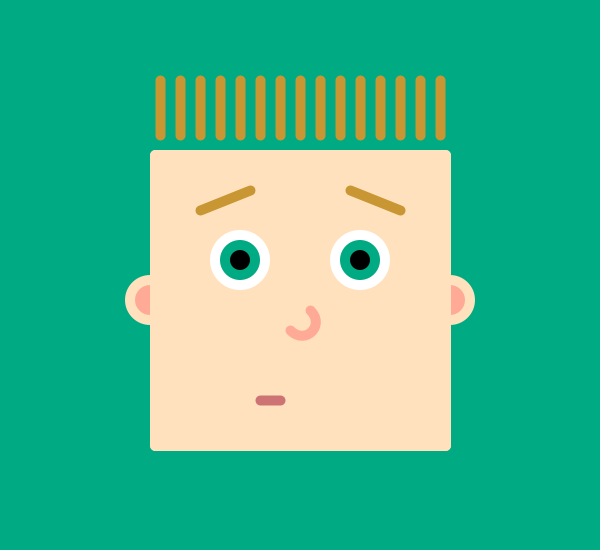
Frame 1 (no input)
Frame 60 (the mouse pressed at the canvas centre just before this capture): identical to frame 1, image omitted
Frame 120 (the mouse held since frame 60 and released just before this capture): identical to frame 1, image omitted

The Processing sketch that drew this single still picture (run headless with seeded random() and noise(); from frame 60 on, the mouse is pressed at the canvas centre):

// Processing sketch: processing_7639
// ── processing_7639.pde

void setup()
{
  size(600, 550);
  smooth();
}

void draw()
{
  background(0, 170, 130);
  
  //ears
  noStroke();
  fill(255, 225, 190);
  ellipse(150, 300, 50, 50);
  ellipse(450, 300, 50, 50);
  fill(255, 170, 150);
  ellipse(150, 300, 30, 30);
  ellipse(450, 300, 30, 30);
  
  //headphones
  if(mouseX > 120 && mouseX < 160)
  {
    if(mouseY > 270 && mouseY < 330)
    {
      noStroke();
      fill(0);
      ellipse(150, 300, 120, 120);
      ellipse(450, 300, 120, 120);
      strokeWeight(17);
      stroke(0);
      noFill();
      ellipse(300, 210, 350, 350);
    }
  }
   if(mouseX > 440 && mouseX < 480)
  {
    if(mouseY > 270 && mouseY < 330)
    {
      noStroke();
      fill(0);
      ellipse(150, 300, 120, 120);
      ellipse(450, 300, 120, 120);
      strokeWeight(17);
      stroke(0);
      noFill();
      ellipse(300, 210, 350, 350);
    }
  }
  
  //face
  noStroke();
  fill(255, 225, 190);
  rect(155, 155, 290, 290);
  strokeWeight(11);
  stroke(255, 225, 190);
  line(155, 155, 445, 155);
  line(445, 155, 445, 445);
  line(445, 445, 155, 445);
  line(155, 445, 155, 155);
  
  //mouth
  strokeWeight(10);
  stroke(205, 115, 115);
  line(260, 400, 280, 400);
  
  //smile
  if(mouseX > 250 && mouseX < 290)
  {
    if(mouseY > 390 && mouseY < 410)
    {
      strokeWeight(11);
      stroke(255, 225, 190);
      line(260, 400, 280, 400);
      strokeWeight(10);
      stroke(205, 115, 115);
      bezier(200, 350, 220, 420, 350, 400, 350, 400);
    }
  }
  
  //eyes open
  noStroke();
  fill(255);
  ellipse(240, 260, 60, 60);
  ellipse(360, 260, 60, 60);
  fill(0, 170, 130);
  ellipse(240, 260, 40, 40);
  ellipse(360, 260, 40, 40);
  noStroke();
  fill(0);
  ellipse(240, 260, 20, 20);
  ellipse(360, 260, 20, 20);
  
  //left eye closed
  if(mouseX > 210 && mouseX < 270)
  {
    if(mouseY > 230 && mouseY < 290)
    {
      noStroke();
      fill(255, 225, 190);
      ellipse(240, 260, 61, 61);
      strokeWeight(10);
      stroke(0);
      noFill();
      bezier(210, 260, 210, 305, 270, 305, 270, 260);
    }
  }
  
  //right eye closed
  if(mouseX > 330 && mouseX < 390)
  {
    if(mouseY > 230 && mouseY < 290)
    {
      noStroke();
      fill(255, 225, 190);
      ellipse(360, 260, 61, 61);
      strokeWeight(10);
      stroke(0);
      noFill();
      bezier(330, 260, 330, 305, 390, 305, 390, 260);
    }
  }
  
  //eyebrows
  strokeWeight(10);
  stroke(200, 150, 50);
  line(200, 210, 250, 190);
  line(350, 190, 400, 210);
  
  //left eyebrow raised
  if(mouseX > 190 && mouseX < 260)
  {
    if(mouseY > 180 && mouseY < 220)
    {
      strokeWeight(11);
      stroke(255, 225, 190);
      line(200, 210, 250, 190);
      strokeWeight(10);
      stroke(200, 150, 50);
      line(200, 190, 250, 170);
    }
  }
  
  //right eyebrow raised
  if(mouseX > 340 && mouseX < 410)
  {
    if(mouseY > 180 && mouseY < 220)
    {
      strokeWeight(11);
      stroke(255, 225, 190);
      line(350, 190, 400, 210);
      strokeWeight(10);
      stroke(200, 150, 50);
      line(350, 170, 400, 190);
    }
  }
  
  //nose
  stroke(255, 170, 150);
  noFill();
  bezier(290, 330, 305, 345, 325, 325, 310, 310);
  
  //snot
  if(mouseX > 280 && mouseX < 320)
  {
    if(mouseY > 300 && mouseY < 345)
    {
      noStroke();
      fill(255, 255, 200);
      bezier(295, 345, 275, 390, 315, 390, 295, 345);
    }
  }
  
   //hair
  strokeWeight(10);
  stroke(200, 150, 50);
  line(160, 135, 160, 80);
  line(180, 135, 180, 80);
  line(200, 135, 200, 80);
  line(220, 135, 220, 80);
  line(240, 135, 240, 80);
  line(260, 135, 260, 80);
  line(280, 135, 280, 80);
  line(300, 135, 300, 80);
  line(320, 135, 320, 80);
  line(340, 135, 340, 80);
  line(360, 135, 360, 80);
  line(380, 135, 380, 80);
  line(400, 135, 400, 80);
  line(420, 135, 420, 80);
  line(440, 135, 440, 80);
 
  //hair grow 
  if(mouseX > 150 && mouseX < 450)
  {
    if(mouseY > 70 && mouseY < 150)
   { 
     line(160, 135, 160, 50);
     line(180, 135, 180, 50);
     line(200, 135, 200, 50);
     line(220, 135, 220, 50);
     line(240, 135, 240, 50);
     line(260, 135, 260, 50);
     line(280, 135, 280, 50);
     line(300, 135, 300, 50);
     line(320, 135, 320, 50);
     line(340, 135, 340, 50);
     line(360, 135, 360, 50);
     line(380, 135, 380, 50);
     line(400, 135, 400, 50);
     line(420, 135, 420, 50);
     line(440, 135, 440, 50);
   }
  }
}
